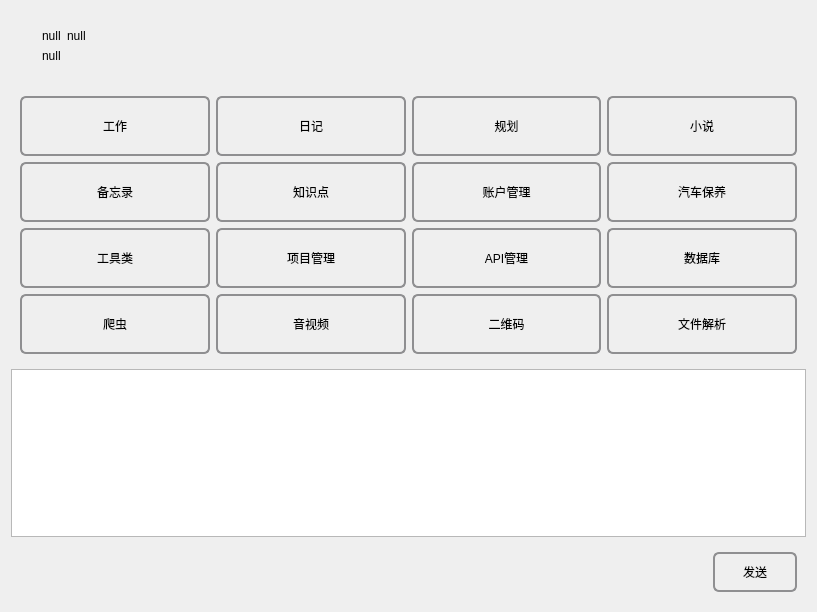
<?xml version="1.0" encoding="UTF-8"?>
<ui version="4.0">
 <class>Widget</class>
 <widget class="QWidget" name="Widget">
  <property name="geometry">
   <rect>
    <x>0</x>
    <y>0</y>
    <width>817</width>
    <height>612</height>
   </rect>
  </property>
  <property name="windowTitle">
   <string>Widget</string>
  </property>
  <layout class="QVBoxLayout" name="verticalLayout">
   <item>
    <widget class="QWidget" name="widget_2" native="true">
     <layout class="QHBoxLayout" name="horizontalLayout">
      <item>
       <widget class="QLabel" name="headLabel">
        <property name="text">
         <string/>
        </property>
       </widget>
      </item>
      <item>
       <widget class="QWidget" name="widget" native="true">
        <layout class="QGridLayout" name="gridLayout">
         <item row="1" column="0">
          <widget class="QLabel" name="phoneLabel">
           <property name="text">
            <string>null</string>
           </property>
          </widget>
         </item>
         <item row="0" column="1">
          <widget class="QLabel" name="genderLabel">
           <property name="text">
            <string>null</string>
           </property>
          </widget>
         </item>
         <item row="0" column="0">
          <widget class="QLabel" name="nameLabel">
           <property name="text">
            <string>null</string>
           </property>
          </widget>
         </item>
        </layout>
       </widget>
      </item>
      <item>
       <spacer name="horizontalSpacer_2">
        <property name="orientation">
         <enum>Qt::Horizontal</enum>
        </property>
        <property name="sizeHint" stdset="0">
         <size>
          <width>40</width>
          <height>20</height>
         </size>
        </property>
       </spacer>
      </item>
     </layout>
    </widget>
   </item>
   <item>
    <widget class="QWidget" name="widget_3" native="true">
     <property name="minimumSize">
      <size>
       <width>0</width>
       <height>0</height>
      </size>
     </property>
     <layout class="QGridLayout" name="gridLayout_2">
      <item row="0" column="0">
       <widget class="QPushButton" name="btnWork">
        <property name="minimumSize">
         <size>
          <width>60</width>
          <height>60</height>
         </size>
        </property>
        <property name="styleSheet">
         <string notr="true">QPushButton {

      border: 2px solid #8f8f91;
      border-radius: 6px;
	 background-color: qlineargradient(x1: 0, y1: 0, x2: 0, y2: 1,
                                        stop: 0 #f6f7fa, stop: 1 #dadbde);
      min-width: 80px;
  }
  QPushButton:pressed {
      background-color: qlineargradient(x1: 0, y1: 0, x2: 0, y2: 1,
                                        stop: 0 #dadbde, stop: 1 #f6f7fa);
  }
  QPushButton:flat {
      border: none; /* no border for a flat push button */
  }
  QPushButton:default {
      border-color: navy; /* make the default button prominent */
  }</string>
        </property>
        <property name="text">
         <string>工作</string>
        </property>
        <property name="iconSize">
         <size>
          <width>20</width>
          <height>20</height>
         </size>
        </property>
       </widget>
      </item>
      <item row="0" column="1">
       <widget class="QPushButton" name="pushButton_5">
        <property name="minimumSize">
         <size>
          <width>84</width>
          <height>60</height>
         </size>
        </property>
        <property name="styleSheet">
         <string notr="true">QPushButton {

      border: 2px solid #8f8f91;
      border-radius: 6px;
	 background-color: qlineargradient(x1: 0, y1: 0, x2: 0, y2: 1,
                                        stop: 0 #f6f7fa, stop: 1 #dadbde);
      min-width: 80px;
  }
  QPushButton:pressed {
      background-color: qlineargradient(x1: 0, y1: 0, x2: 0, y2: 1,
                                        stop: 0 #dadbde, stop: 1 #f6f7fa);
  }
  QPushButton:flat {
      border: none; /* no border for a flat push button */
  }
  QPushButton:default {
      border-color: navy; /* make the default button prominent */
  }</string>
        </property>
        <property name="text">
         <string>日记</string>
        </property>
        <property name="iconSize">
         <size>
          <width>20</width>
          <height>20</height>
         </size>
        </property>
       </widget>
      </item>
      <item row="0" column="2">
       <widget class="QPushButton" name="pushButton_6">
        <property name="minimumSize">
         <size>
          <width>84</width>
          <height>60</height>
         </size>
        </property>
        <property name="styleSheet">
         <string notr="true">QPushButton {

      border: 2px solid #8f8f91;
      border-radius: 6px;
	 background-color: qlineargradient(x1: 0, y1: 0, x2: 0, y2: 1,
                                        stop: 0 #f6f7fa, stop: 1 #dadbde);
      min-width: 80px;
  }
  QPushButton:pressed {
      background-color: qlineargradient(x1: 0, y1: 0, x2: 0, y2: 1,
                                        stop: 0 #dadbde, stop: 1 #f6f7fa);
  }
  QPushButton:flat {
      border: none; /* no border for a flat push button */
  }
  QPushButton:default {
      border-color: navy; /* make the default button prominent */
  }</string>
        </property>
        <property name="text">
         <string>规划</string>
        </property>
        <property name="iconSize">
         <size>
          <width>20</width>
          <height>20</height>
         </size>
        </property>
       </widget>
      </item>
      <item row="0" column="3">
       <widget class="QPushButton" name="pushButton_7">
        <property name="minimumSize">
         <size>
          <width>84</width>
          <height>60</height>
         </size>
        </property>
        <property name="styleSheet">
         <string notr="true">QPushButton {

      border: 2px solid #8f8f91;
      border-radius: 6px;
	 background-color: qlineargradient(x1: 0, y1: 0, x2: 0, y2: 1,
                                        stop: 0 #f6f7fa, stop: 1 #dadbde);
      min-width: 80px;
  }
  QPushButton:pressed {
      background-color: qlineargradient(x1: 0, y1: 0, x2: 0, y2: 1,
                                        stop: 0 #dadbde, stop: 1 #f6f7fa);
  }
  QPushButton:flat {
      border: none; /* no border for a flat push button */
  }
  QPushButton:default {
      border-color: navy; /* make the default button prominent */
  }</string>
        </property>
        <property name="text">
         <string>小说</string>
        </property>
        <property name="iconSize">
         <size>
          <width>20</width>
          <height>20</height>
         </size>
        </property>
       </widget>
      </item>
      <item row="1" column="0">
       <widget class="QPushButton" name="pushButton_2">
        <property name="minimumSize">
         <size>
          <width>84</width>
          <height>60</height>
         </size>
        </property>
        <property name="styleSheet">
         <string notr="true">QPushButton {

      border: 2px solid #8f8f91;
      border-radius: 6px;
	 background-color: qlineargradient(x1: 0, y1: 0, x2: 0, y2: 1,
                                        stop: 0 #f6f7fa, stop: 1 #dadbde);
      min-width: 80px;
  }
  QPushButton:pressed {
      background-color: qlineargradient(x1: 0, y1: 0, x2: 0, y2: 1,
                                        stop: 0 #dadbde, stop: 1 #f6f7fa);
  }
  QPushButton:flat {
      border: none; /* no border for a flat push button */
  }
  QPushButton:default {
      border-color: navy; /* make the default button prominent */
  }</string>
        </property>
        <property name="text">
         <string>备忘录</string>
        </property>
        <property name="iconSize">
         <size>
          <width>20</width>
          <height>20</height>
         </size>
        </property>
       </widget>
      </item>
      <item row="1" column="1">
       <widget class="QPushButton" name="pushButton_9">
        <property name="minimumSize">
         <size>
          <width>84</width>
          <height>60</height>
         </size>
        </property>
        <property name="styleSheet">
         <string notr="true">QPushButton {

      border: 2px solid #8f8f91;
      border-radius: 6px;
	 background-color: qlineargradient(x1: 0, y1: 0, x2: 0, y2: 1,
                                        stop: 0 #f6f7fa, stop: 1 #dadbde);
      min-width: 80px;
  }
  QPushButton:pressed {
      background-color: qlineargradient(x1: 0, y1: 0, x2: 0, y2: 1,
                                        stop: 0 #dadbde, stop: 1 #f6f7fa);
  }
  QPushButton:flat {
      border: none; /* no border for a flat push button */
  }
  QPushButton:default {
      border-color: navy; /* make the default button prominent */
  }</string>
        </property>
        <property name="text">
         <string>知识点</string>
        </property>
        <property name="iconSize">
         <size>
          <width>20</width>
          <height>20</height>
         </size>
        </property>
       </widget>
      </item>
      <item row="1" column="2">
       <widget class="QPushButton" name="pushButton_10">
        <property name="minimumSize">
         <size>
          <width>84</width>
          <height>60</height>
         </size>
        </property>
        <property name="styleSheet">
         <string notr="true">QPushButton {

      border: 2px solid #8f8f91;
      border-radius: 6px;
	 background-color: qlineargradient(x1: 0, y1: 0, x2: 0, y2: 1,
                                        stop: 0 #f6f7fa, stop: 1 #dadbde);
      min-width: 80px;
  }
  QPushButton:pressed {
      background-color: qlineargradient(x1: 0, y1: 0, x2: 0, y2: 1,
                                        stop: 0 #dadbde, stop: 1 #f6f7fa);
  }
  QPushButton:flat {
      border: none; /* no border for a flat push button */
  }
  QPushButton:default {
      border-color: navy; /* make the default button prominent */
  }</string>
        </property>
        <property name="text">
         <string>账户管理</string>
        </property>
        <property name="iconSize">
         <size>
          <width>20</width>
          <height>20</height>
         </size>
        </property>
       </widget>
      </item>
      <item row="1" column="3">
       <widget class="QPushButton" name="pushButton_11">
        <property name="minimumSize">
         <size>
          <width>84</width>
          <height>60</height>
         </size>
        </property>
        <property name="styleSheet">
         <string notr="true">QPushButton {

      border: 2px solid #8f8f91;
      border-radius: 6px;
	 background-color: qlineargradient(x1: 0, y1: 0, x2: 0, y2: 1,
                                        stop: 0 #f6f7fa, stop: 1 #dadbde);
      min-width: 80px;
  }
  QPushButton:pressed {
      background-color: qlineargradient(x1: 0, y1: 0, x2: 0, y2: 1,
                                        stop: 0 #dadbde, stop: 1 #f6f7fa);
  }
  QPushButton:flat {
      border: none; /* no border for a flat push button */
  }
  QPushButton:default {
      border-color: navy; /* make the default button prominent */
  }</string>
        </property>
        <property name="text">
         <string>汽车保养</string>
        </property>
        <property name="iconSize">
         <size>
          <width>20</width>
          <height>20</height>
         </size>
        </property>
       </widget>
      </item>
      <item row="2" column="0">
       <widget class="QPushButton" name="pushButton_3">
        <property name="minimumSize">
         <size>
          <width>84</width>
          <height>60</height>
         </size>
        </property>
        <property name="styleSheet">
         <string notr="true">QPushButton {

      border: 2px solid #8f8f91;
      border-radius: 6px;
	 background-color: qlineargradient(x1: 0, y1: 0, x2: 0, y2: 1,
                                        stop: 0 #f6f7fa, stop: 1 #dadbde);
      min-width: 80px;
  }
  QPushButton:pressed {
      background-color: qlineargradient(x1: 0, y1: 0, x2: 0, y2: 1,
                                        stop: 0 #dadbde, stop: 1 #f6f7fa);
  }
  QPushButton:flat {
      border: none; /* no border for a flat push button */
  }
  QPushButton:default {
      border-color: navy; /* make the default button prominent */
  }</string>
        </property>
        <property name="text">
         <string>工具类</string>
        </property>
        <property name="iconSize">
         <size>
          <width>20</width>
          <height>20</height>
         </size>
        </property>
       </widget>
      </item>
      <item row="2" column="1">
       <widget class="QPushButton" name="pushButton_12">
        <property name="minimumSize">
         <size>
          <width>84</width>
          <height>60</height>
         </size>
        </property>
        <property name="styleSheet">
         <string notr="true">QPushButton {

      border: 2px solid #8f8f91;
      border-radius: 6px;
	 background-color: qlineargradient(x1: 0, y1: 0, x2: 0, y2: 1,
                                        stop: 0 #f6f7fa, stop: 1 #dadbde);
      min-width: 80px;
  }
  QPushButton:pressed {
      background-color: qlineargradient(x1: 0, y1: 0, x2: 0, y2: 1,
                                        stop: 0 #dadbde, stop: 1 #f6f7fa);
  }
  QPushButton:flat {
      border: none; /* no border for a flat push button */
  }
  QPushButton:default {
      border-color: navy; /* make the default button prominent */
  }</string>
        </property>
        <property name="text">
         <string>项目管理</string>
        </property>
        <property name="iconSize">
         <size>
          <width>20</width>
          <height>20</height>
         </size>
        </property>
       </widget>
      </item>
      <item row="2" column="2">
       <widget class="QPushButton" name="pushButton_14">
        <property name="minimumSize">
         <size>
          <width>84</width>
          <height>60</height>
         </size>
        </property>
        <property name="styleSheet">
         <string notr="true">QPushButton {

      border: 2px solid #8f8f91;
      border-radius: 6px;
	 background-color: qlineargradient(x1: 0, y1: 0, x2: 0, y2: 1,
                                        stop: 0 #f6f7fa, stop: 1 #dadbde);
      min-width: 80px;
  }
  QPushButton:pressed {
      background-color: qlineargradient(x1: 0, y1: 0, x2: 0, y2: 1,
                                        stop: 0 #dadbde, stop: 1 #f6f7fa);
  }
  QPushButton:flat {
      border: none; /* no border for a flat push button */
  }
  QPushButton:default {
      border-color: navy; /* make the default button prominent */
  }</string>
        </property>
        <property name="text">
         <string>API管理</string>
        </property>
        <property name="iconSize">
         <size>
          <width>20</width>
          <height>20</height>
         </size>
        </property>
       </widget>
      </item>
      <item row="2" column="3">
       <widget class="QPushButton" name="pushButton_16">
        <property name="minimumSize">
         <size>
          <width>84</width>
          <height>60</height>
         </size>
        </property>
        <property name="styleSheet">
         <string notr="true">QPushButton {

      border: 2px solid #8f8f91;
      border-radius: 6px;
	 background-color: qlineargradient(x1: 0, y1: 0, x2: 0, y2: 1,
                                        stop: 0 #f6f7fa, stop: 1 #dadbde);
      min-width: 80px;
  }
  QPushButton:pressed {
      background-color: qlineargradient(x1: 0, y1: 0, x2: 0, y2: 1,
                                        stop: 0 #dadbde, stop: 1 #f6f7fa);
  }
  QPushButton:flat {
      border: none; /* no border for a flat push button */
  }
  QPushButton:default {
      border-color: navy; /* make the default button prominent */
  }</string>
        </property>
        <property name="text">
         <string>数据库</string>
        </property>
        <property name="iconSize">
         <size>
          <width>20</width>
          <height>20</height>
         </size>
        </property>
       </widget>
      </item>
      <item row="3" column="0">
       <widget class="QPushButton" name="pushButton_4">
        <property name="minimumSize">
         <size>
          <width>84</width>
          <height>60</height>
         </size>
        </property>
        <property name="styleSheet">
         <string notr="true">QPushButton {

      border: 2px solid #8f8f91;
      border-radius: 6px;
	 background-color: qlineargradient(x1: 0, y1: 0, x2: 0, y2: 1,
                                        stop: 0 #f6f7fa, stop: 1 #dadbde);
      min-width: 80px;
  }
  QPushButton:pressed {
      background-color: qlineargradient(x1: 0, y1: 0, x2: 0, y2: 1,
                                        stop: 0 #dadbde, stop: 1 #f6f7fa);
  }
  QPushButton:flat {
      border: none; /* no border for a flat push button */
  }
  QPushButton:default {
      border-color: navy; /* make the default button prominent */
  }</string>
        </property>
        <property name="text">
         <string>爬虫</string>
        </property>
        <property name="iconSize">
         <size>
          <width>20</width>
          <height>20</height>
         </size>
        </property>
       </widget>
      </item>
      <item row="3" column="1">
       <widget class="QPushButton" name="pushButton_13">
        <property name="minimumSize">
         <size>
          <width>84</width>
          <height>60</height>
         </size>
        </property>
        <property name="styleSheet">
         <string notr="true">QPushButton {

      border: 2px solid #8f8f91;
      border-radius: 6px;
	 background-color: qlineargradient(x1: 0, y1: 0, x2: 0, y2: 1,
                                        stop: 0 #f6f7fa, stop: 1 #dadbde);
      min-width: 80px;
  }
  QPushButton:pressed {
      background-color: qlineargradient(x1: 0, y1: 0, x2: 0, y2: 1,
                                        stop: 0 #dadbde, stop: 1 #f6f7fa);
  }
  QPushButton:flat {
      border: none; /* no border for a flat push button */
  }
  QPushButton:default {
      border-color: navy; /* make the default button prominent */
  }</string>
        </property>
        <property name="text">
         <string>音视频</string>
        </property>
        <property name="iconSize">
         <size>
          <width>20</width>
          <height>20</height>
         </size>
        </property>
       </widget>
      </item>
      <item row="3" column="2">
       <widget class="QPushButton" name="pushButton_15">
        <property name="minimumSize">
         <size>
          <width>84</width>
          <height>60</height>
         </size>
        </property>
        <property name="styleSheet">
         <string notr="true">QPushButton {

      border: 2px solid #8f8f91;
      border-radius: 6px;
	 background-color: qlineargradient(x1: 0, y1: 0, x2: 0, y2: 1,
                                        stop: 0 #f6f7fa, stop: 1 #dadbde);
      min-width: 80px;
  }
  QPushButton:pressed {
      background-color: qlineargradient(x1: 0, y1: 0, x2: 0, y2: 1,
                                        stop: 0 #dadbde, stop: 1 #f6f7fa);
  }
  QPushButton:flat {
      border: none; /* no border for a flat push button */
  }
  QPushButton:default {
      border-color: navy; /* make the default button prominent */
  }</string>
        </property>
        <property name="text">
         <string>二维码</string>
        </property>
        <property name="iconSize">
         <size>
          <width>20</width>
          <height>20</height>
         </size>
        </property>
       </widget>
      </item>
      <item row="3" column="3">
       <widget class="QPushButton" name="pushButton_17">
        <property name="minimumSize">
         <size>
          <width>84</width>
          <height>60</height>
         </size>
        </property>
        <property name="styleSheet">
         <string notr="true">QPushButton {

      border: 2px solid #8f8f91;
      border-radius: 6px;
	 background-color: qlineargradient(x1: 0, y1: 0, x2: 0, y2: 1,
                                        stop: 0 #f6f7fa, stop: 1 #dadbde);
      min-width: 80px;
  }
  QPushButton:pressed {
      background-color: qlineargradient(x1: 0, y1: 0, x2: 0, y2: 1,
                                        stop: 0 #dadbde, stop: 1 #f6f7fa);
  }
  QPushButton:flat {
      border: none; /* no border for a flat push button */
  }
  QPushButton:default {
      border-color: navy; /* make the default button prominent */
  }</string>
        </property>
        <property name="text">
         <string>文件解析</string>
        </property>
        <property name="iconSize">
         <size>
          <width>20</width>
          <height>20</height>
         </size>
        </property>
       </widget>
      </item>
     </layout>
    </widget>
   </item>
   <item>
    <widget class="QTextEdit" name="textEdit">
     <property name="minimumSize">
      <size>
       <width>630</width>
       <height>80</height>
      </size>
     </property>
    </widget>
   </item>
   <item>
    <widget class="QWidget" name="widget_4" native="true">
     <layout class="QHBoxLayout" name="horizontalLayout_2">
      <item>
       <spacer name="horizontalSpacer">
        <property name="orientation">
         <enum>Qt::Horizontal</enum>
        </property>
        <property name="sizeHint" stdset="0">
         <size>
          <width>668</width>
          <height>20</height>
         </size>
        </property>
       </spacer>
      </item>
      <item>
       <widget class="QPushButton" name="btnSend">
        <property name="minimumSize">
         <size>
          <width>84</width>
          <height>40</height>
         </size>
        </property>
        <property name="styleSheet">
         <string notr="true">QPushButton {

      border: 2px solid #8f8f91;
      border-radius: 6px;
	 background-color: qlineargradient(x1: 0, y1: 0, x2: 0, y2: 1,
                                        stop: 0 #f6f7fa, stop: 1 #dadbde);
      min-width: 80px;
  }
  QPushButton:pressed {
      background-color: qlineargradient(x1: 0, y1: 0, x2: 0, y2: 1,
                                        stop: 0 #dadbde, stop: 1 #f6f7fa);
  }
  QPushButton:flat {
      border: none; /* no border for a flat push button */
  }
  QPushButton:default {
      border-color: navy; /* make the default button prominent */
  }</string>
        </property>
        <property name="text">
         <string>发送</string>
        </property>
       </widget>
      </item>
     </layout>
    </widget>
   </item>
  </layout>
 </widget>
 <resources/>
 <connections/>
</ui>
